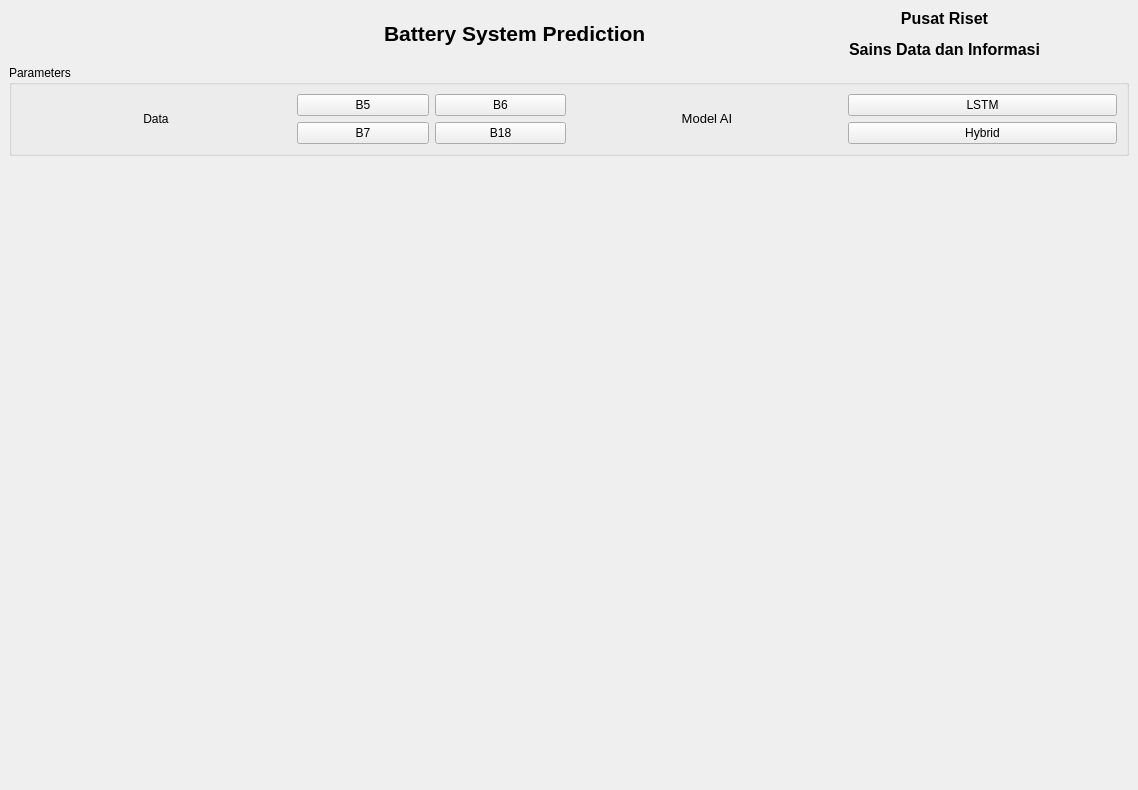
<?xml version="1.0" encoding="UTF-8"?>
<ui version="4.0">
 <class>MainWindow</class>
 <widget class="QMainWindow" name="MainWindow">
  <property name="geometry">
   <rect>
    <x>0</x>
    <y>0</y>
    <width>1138</width>
    <height>790</height>
   </rect>
  </property>
  <property name="windowTitle">
   <string>Battery System Prediction</string>
  </property>
  <property name="windowIcon">
   <iconset>
    <normaloff>BRIN_edge.png</normaloff>BRIN_edge.png</iconset>
  </property>
  <widget class="QWidget" name="centralwidget">
   <layout class="QGridLayout" name="gridLayout_8">
    <item row="0" column="0">
     <layout class="QGridLayout" name="gridLayout_7">
      <item row="1" column="1">
       <widget class="QGroupBox" name="groupBox">
        <property name="title">
         <string>Parameters</string>
        </property>
        <layout class="QGridLayout" name="gridLayout_5">
         <item row="0" column="0">
          <layout class="QGridLayout" name="gridLayout_3">
           <item row="0" column="0">
            <widget class="QLabel" name="Data">
             <property name="text">
              <string>&lt;html&gt;&lt;head/&gt;&lt;body&gt;&lt;p&gt;&lt;span style=&quot; font-size:9pt;&quot;&gt;Data&lt;/span&gt;&lt;/p&gt;&lt;/body&gt;&lt;/html&gt;</string>
             </property>
             <property name="textFormat">
              <enum>Qt::MarkdownText</enum>
             </property>
             <property name="alignment">
              <set>Qt::AlignCenter</set>
             </property>
             <property name="margin">
              <number>0</number>
             </property>
             <property name="indent">
              <number>89</number>
             </property>
            </widget>
           </item>
           <item row="0" column="1">
            <layout class="QGridLayout" name="gridLayout">
             <item row="0" column="0">
              <widget class="QPushButton" name="buttonB5">
               <property name="text">
                <string>B5</string>
               </property>
              </widget>
             </item>
             <item row="0" column="1">
              <widget class="QPushButton" name="buttonB6">
               <property name="text">
                <string>B6</string>
               </property>
              </widget>
             </item>
             <item row="1" column="0">
              <widget class="QPushButton" name="buttonB7">
               <property name="text">
                <string>B7</string>
               </property>
              </widget>
             </item>
             <item row="1" column="1">
              <widget class="QPushButton" name="button18">
               <property name="text">
                <string>B18</string>
               </property>
              </widget>
             </item>
            </layout>
           </item>
          </layout>
         </item>
         <item row="0" column="1">
          <layout class="QGridLayout" name="gridLayout_4">
           <item row="0" column="0">
            <widget class="QLabel" name="Model">
             <property name="text">
              <string>&lt;html&gt;&lt;head/&gt;&lt;body&gt;&lt;p&gt;&lt;span style=&quot; font-size:10pt;&quot;&gt;Model AI&lt;/span&gt;&lt;/p&gt;&lt;/body&gt;&lt;/html&gt;</string>
             </property>
             <property name="alignment">
              <set>Qt::AlignCenter</set>
             </property>
             <property name="indent">
              <number>61</number>
             </property>
            </widget>
           </item>
           <item row="0" column="1">
            <layout class="QGridLayout" name="gridLayout_2">
             <item row="0" column="0">
              <widget class="QPushButton" name="buttonLSTM">
               <property name="text">
                <string>LSTM</string>
               </property>
              </widget>
             </item>
             <item row="1" column="0">
              <widget class="QPushButton" name="buttonHybird">
               <property name="text">
                <string>Hybrid</string>
               </property>
              </widget>
             </item>
            </layout>
           </item>
          </layout>
         </item>
        </layout>
       </widget>
      </item>
      <item row="0" column="1">
       <layout class="QGridLayout" name="gridLayout_6">
        <item row="0" column="0">
         <widget class="QLabel" name="logo_brin">
          <property name="enabled">
           <bool>true</bool>
          </property>
          <property name="text">
           <string/>
          </property>
          <property name="pixmap">
           <pixmap>BRIN_main.png</pixmap>
          </property>
          <property name="alignment">
           <set>Qt::AlignCenter</set>
          </property>
          <property name="margin">
           <number>8</number>
          </property>
         </widget>
        </item>
        <item row="0" column="1">
         <widget class="QLabel" name="judul">
          <property name="font">
           <font>
            <pointsize>12</pointsize>
           </font>
          </property>
          <property name="contextMenuPolicy">
           <enum>Qt::NoContextMenu</enum>
          </property>
          <property name="text">
           <string>&lt;html&gt;&lt;head/&gt;&lt;body&gt;&lt;p&gt;&lt;span style=&quot; font-size:16pt; font-weight:600;&quot;&gt;Battery System Prediction&lt;/span&gt;&lt;/p&gt;&lt;/body&gt;&lt;/html&gt;</string>
          </property>
          <property name="alignment">
           <set>Qt::AlignLeading|Qt::AlignLeft|Qt::AlignVCenter</set>
          </property>
          <property name="margin">
           <number>8</number>
          </property>
         </widget>
        </item>
        <item row="0" column="2">
         <widget class="QLabel" name="judul_2">
          <property name="font">
           <font>
            <pointsize>12</pointsize>
           </font>
          </property>
          <property name="contextMenuPolicy">
           <enum>Qt::NoContextMenu</enum>
          </property>
          <property name="text">
           <string>&lt;html&gt;&lt;head/&gt;&lt;body&gt;&lt;p align=&quot;center&quot;&gt;&lt;span style=&quot; font-size:12pt; font-weight:600;&quot;&gt;Pusat Riset&lt;/span&gt;&lt;/p&gt;&lt;p align=&quot;center&quot;&gt;&lt;span style=&quot; font-size:12pt; font-weight:600;&quot;&gt;Sains Data dan Informasi&lt;/span&gt;&lt;/p&gt;&lt;/body&gt;&lt;/html&gt;</string>
          </property>
          <property name="alignment">
           <set>Qt::AlignLeading|Qt::AlignLeft|Qt::AlignVCenter</set>
          </property>
          <property name="margin">
           <number>8</number>
          </property>
         </widget>
        </item>
       </layout>
      </item>
      <item row="2" column="1">
       <layout class="QVBoxLayout" name="plotSpace"/>
      </item>
      <item row="3" column="1">
       <spacer name="horizontalSpacer">
        <property name="orientation">
         <enum>Qt::Horizontal</enum>
        </property>
        <property name="sizeHint" stdset="0">
         <size>
          <width>1048</width>
          <height>0</height>
         </size>
        </property>
       </spacer>
      </item>
      <item row="2" column="0">
       <spacer name="verticalSpacer">
        <property name="orientation">
         <enum>Qt::Vertical</enum>
        </property>
        <property name="sizeHint" stdset="0">
         <size>
          <width>0</width>
          <height>40</height>
         </size>
        </property>
       </spacer>
      </item>
     </layout>
    </item>
   </layout>
  </widget>
 </widget>
 <resources/>
 <connections/>
</ui>
